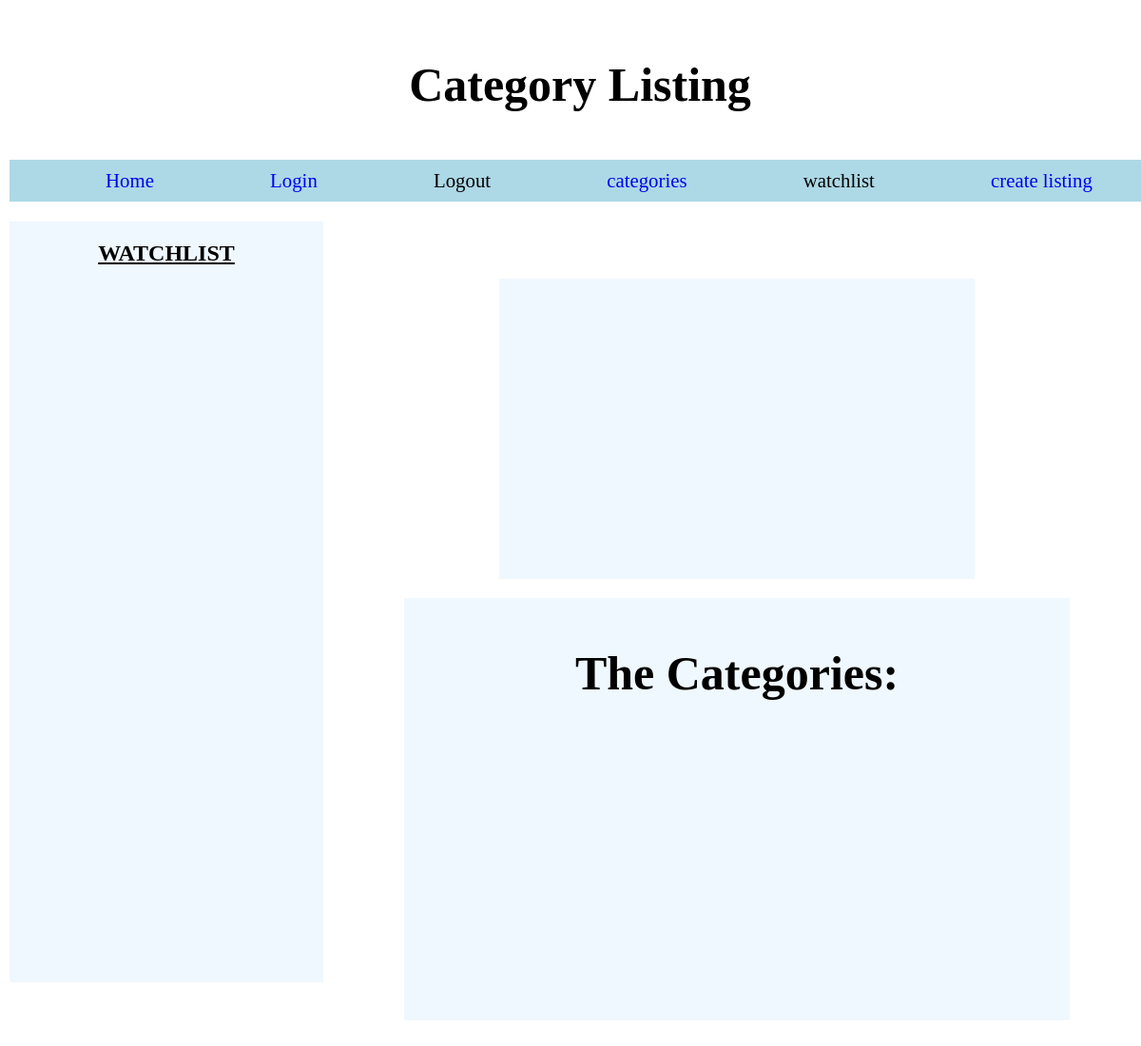
The app's page /Sales/categories/, older data.
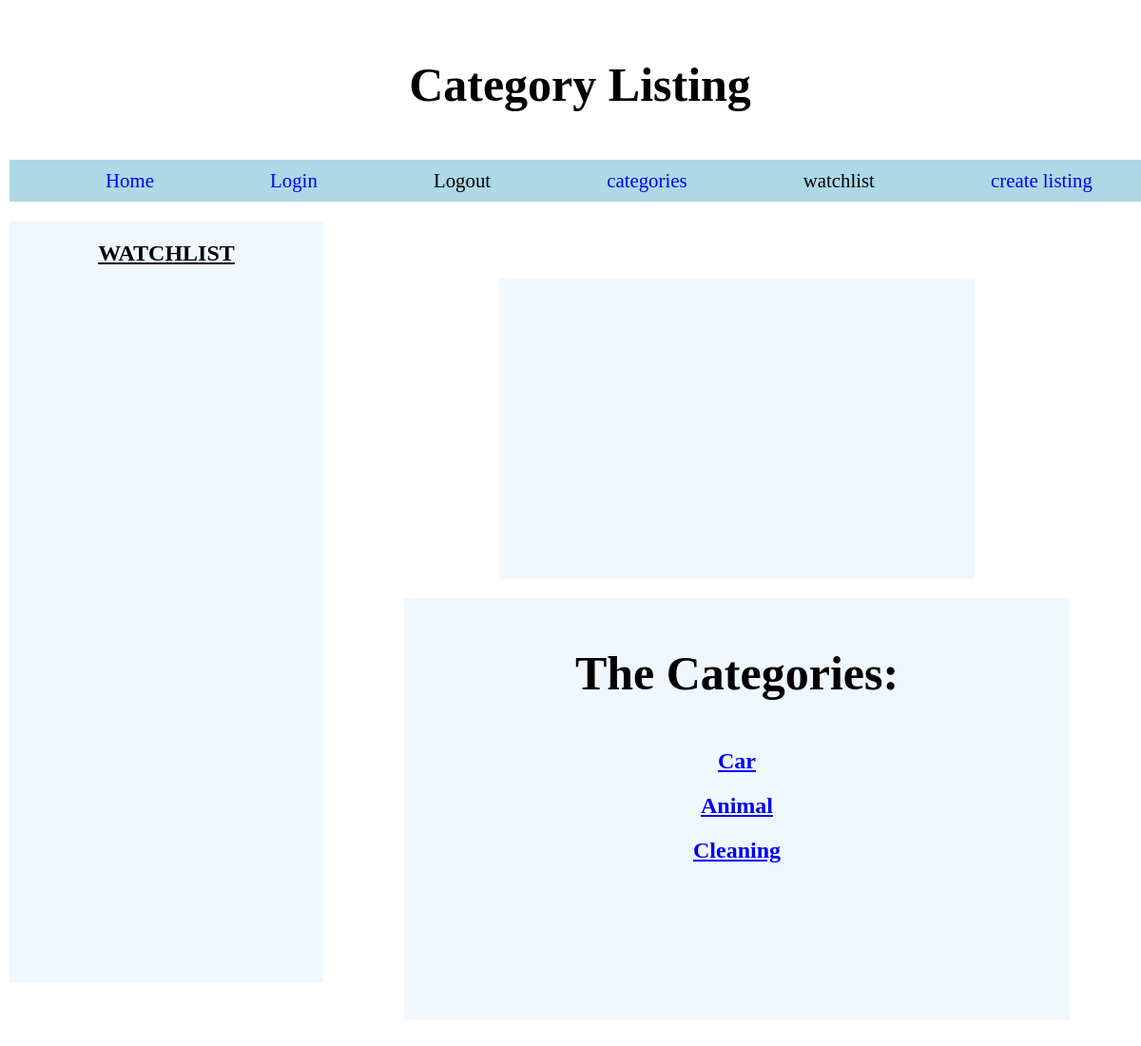
The same page, newer data.
### Sales/models.py (models this page shows)
class cates(models.Model):
    cate = models.CharField(max_length=40, default=None)
    def __str__(self):
        return self.cate

### Sales/views.py (the view)
# urls.py: path("categories/", views.cat, name = "cat"),
def cat(request):
    return render(request, "sales/category.html", {
        "Categories_all":cates.objects.all(),
        "title":"Category Listing"
    })

### Sales/templates/sales/category.html
{% extends "sales/layout.html"%}
{% block article %}
    <h1>The Categories:</h1>
    {% for category in Categories_all %}
        <h2><a href="{%url 'Sales:catDetail' categ=category %}">{{category}}</a></h2>
    {% endfor %}
{% endblock %}

### Sales/templates/sales/layout.html (shortened to what this page needs)
{% load static %}
<html lang="en">
<head>
    <link rel = "stylesheet" href = "{% static 'sales/styles.css' %}">
</head>
<body>
    <header>
            <h1>{{title}}</h1>
            <div class = "nav">
                <ul class = "navPar">
                    <li class ="navChild"><a class = "navLink" href ="{% url 'Sales:index'%}">Home</a></li>
                    <li class ="navChild"><a class = "navLink" href ="{% url 'Sales:Login'%}">Login</a></li>
                    <li class ="navChild"><a class = "navLink">Logout</a></li>
                    <li class ="navChild"><a class = "navLink" href = "{% url 'Sales:cat' %}">categories</a></li>
                    <li class ="navChild"><a class = "navLink">watchlist</a></li>
                    <li class ="navChild"><a class = "navLink" href ="{% url 'Sales:create'%}">create listing</a></li>
                </ul>
            </div>
            <div id = "container">
                <div id = "sidebar">
                    <h2> WATCHLIST </h2>
                </div>
                <div id = "content">
                    <div id = "pic">
                    </div>
                    <div id = "article">
                        {% block article %}
                        {% endblock %}
                    </div>
                </div>
            </div>
    </header>
</body>
</html>

### Sales/static/sales/styles.css (style rules this page uses)
.navPar { list-style-type: none; }
.navChild { list-style-type: none; }
h1 { text-align: center; margin: 50px; font-size: 50px; }
.navPar { display: flex; justify-content: space-around; font-size: 1.3em; background-color: lightblue; }
.navLink { text-decoration: none; }
.navChild { margin: 10px; }
#container { display: flex; justify-content: left; width: 100vw; height: 100vh; }
#sidebar { height: 100%; width: 30vw; margin:0px; background-color: aliceblue; }
body { margin: 0; height: 100%; width: 100%; padding: 10px; }
#content { width: 70vw; height: 100vh; display: flex; justify-content: center; align-items: center; flex-direction: column; padding: 50px; }
#pic { width: 500px; height: 500px; margin:10px; background-color: aliceblue; }
h2 { text-align: center; text-decoration: underline; }
#article { width: 700px; height: 700px; margin: 10px; background-color: aliceblue; }

Row changes from the older to the newer data that the page shows:
added cates: cate "Car"
added cates: cate "Animal"
added cates: cate "Cleaning"
